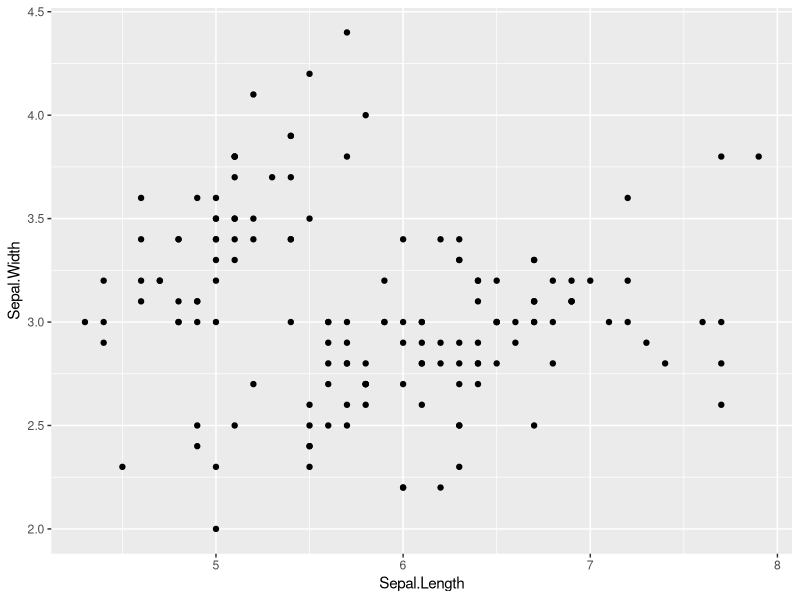
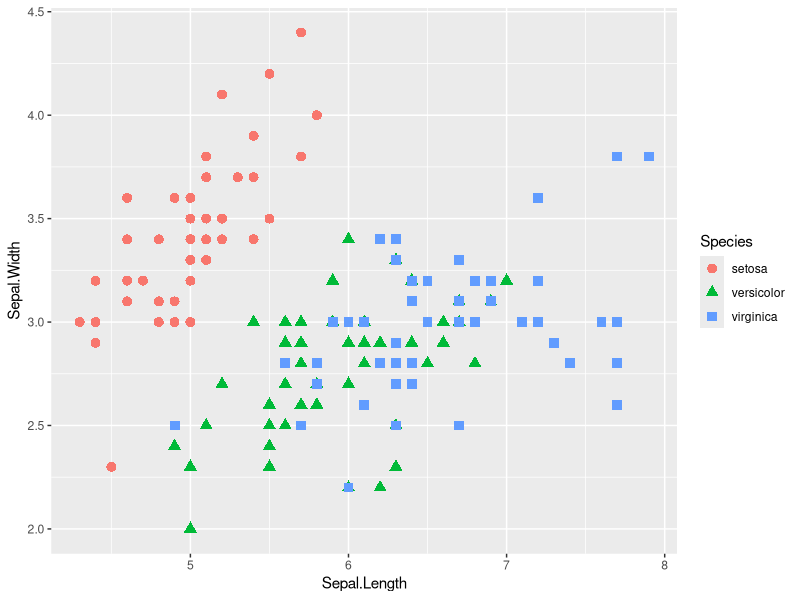
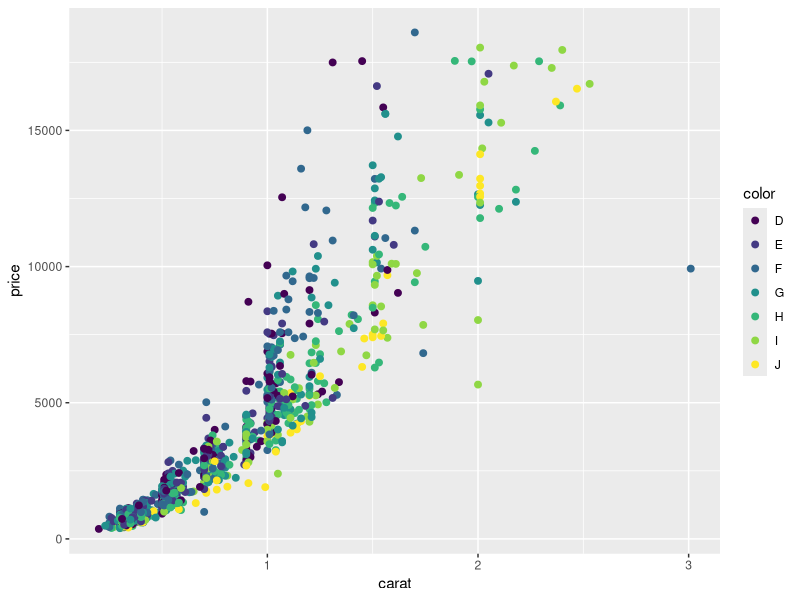
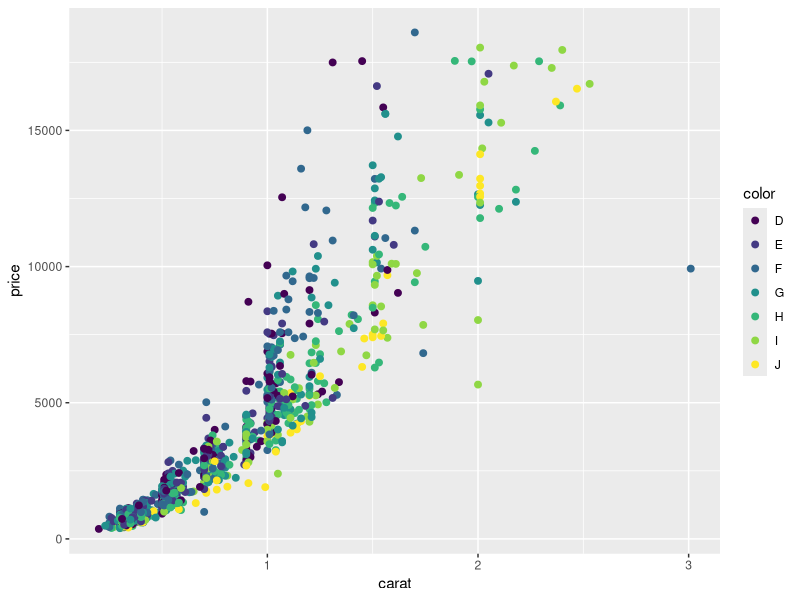
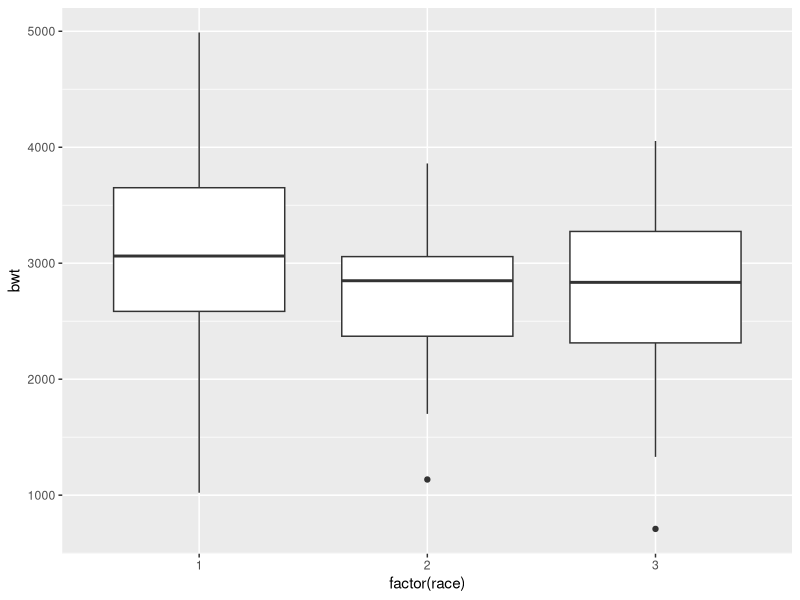
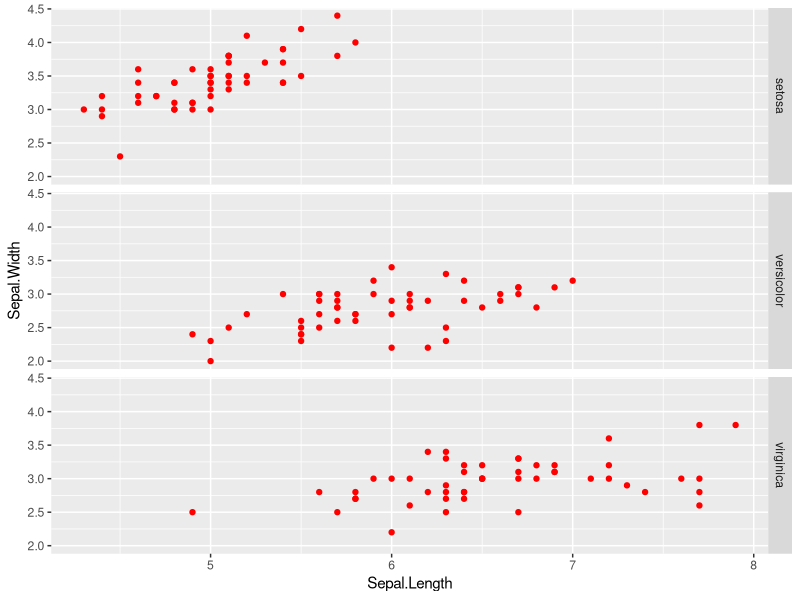
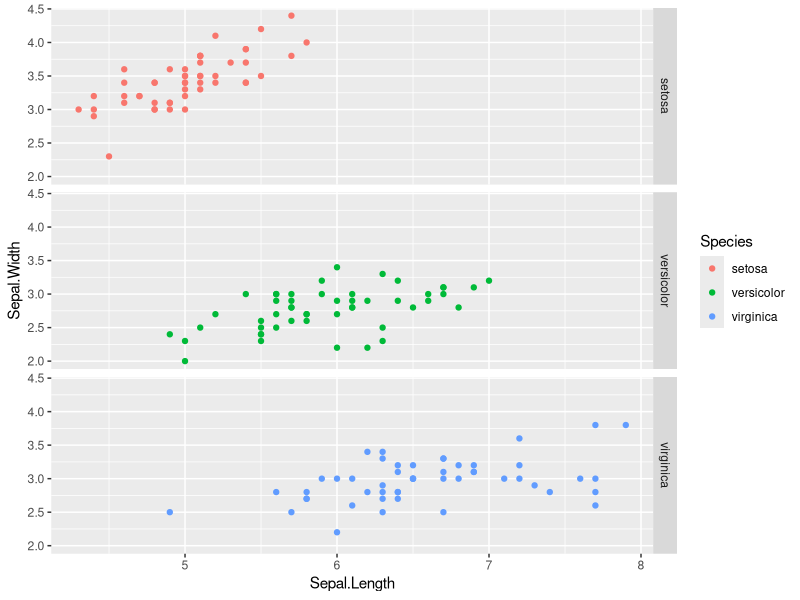
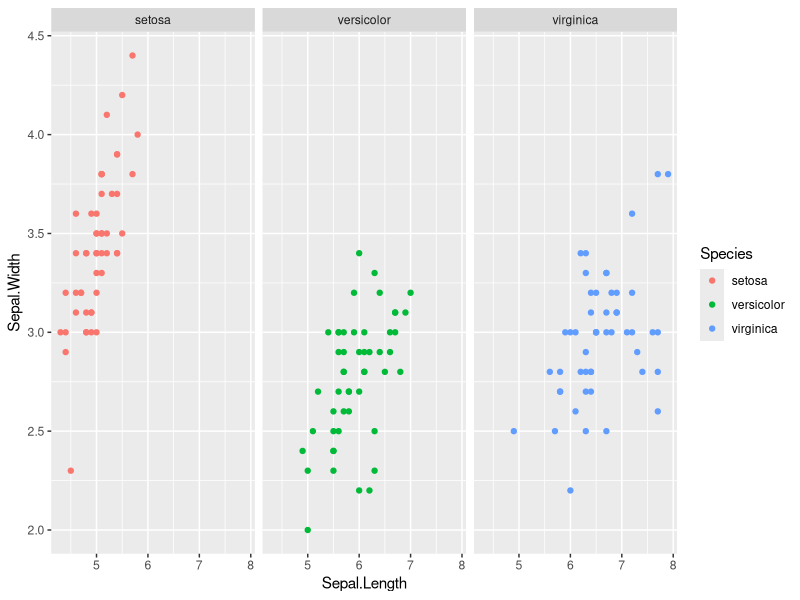

Here is the R script that generated these plots, in order:
# ggplot learning code
# Jana U'Ren
# 22mar2015

# install packages on your machine
install.packages("ggplot2", dependencies = TRUE)
install.packages("plyr")
install.packages("ggthemes")
install.packages("reshape2")

#load packages into memory
library("ggplot2")
library("reshape2")
library("ggthemes")
library("plyr")

# show first lines of iris dataset
head(iris)
#assign iris dataset to iris variable
myiris <- iris
#assign sepal length by sepal width to myplot
myplot <- ggplot(data = iris, aes(x = Sepal.Length, y = Sepal.Width))

#show what variables have been assigned to x and y
summary(myplot)

#plot myplot
myplot + geom_point()

#plot sepal length by width and color species differently
ggplot(iris, aes(Sepal.Length, Sepal.Width, color = Species)) + geom_point(aes(shape = Species),size = 3)



#this will randomly pull 1000 rows from the diamonds dataset into d2
d2 <- diamonds[sample(1:dim(diamonds)[1], 1000), ]
#this tells you the size of the dataset
dim(diamonds)

#make an oject called myplot2 which is assigning carat and price to axes, color points by gem color
myplot2 <- ggplot(data = d2, aes(x = carat, y = price))
myplot2 + geom_point(aes(color = color),size = 2)

#this also works
ggplot(data = d2, aes(x = carat, y = price)) + geom_point(aes(color = color),size = 2)


library(MASS)

#factor(race) forces "race" to be a categorical variable rather than continuous
ggplot(birthwt, aes(factor(race), bwt)) + geom_boxplot()

#assign plot to variable myplot3 and then summarize it
myplot3 <- ggplot(birthwt, aes(factor(race), bwt)) + geom_boxplot()
summary(myplot3)

#plot sepal length by width and color all points red
ggplot(iris, aes(Sepal.Length, Sepal.Width)) + geom_point(color = "red") + facet_grid(Species ~ .)

#plot sepal length by width and color species differently and put species in a different box with facet_grid
ggplot(iris, aes(Sepal.Length, Sepal.Width, color = Species)) + geom_point() + facet_grid(Species ~ .)

#plot sepal length by width and color species differently and put species in a different box with facet_grid
ggplot(iris, aes(Sepal.Length, Sepal.Width, color = Species)) + geom_point() + facet_grid(. ~ Species )

library(RColorBrewer)
display.brewer.all()

#this takes data in multiple columns and puts them all into one column in dataset called df
df <- melt(iris, id.vars = "Species")
#plot bar graph with each variable as a function of species, dodge puts them side by side instead of stacked
ggplot(df, aes(Species, value, fill = variable)) + geom_bar(stat = "identity", position = "dodge") + scale_fill_brewer(palette = "Set1")





